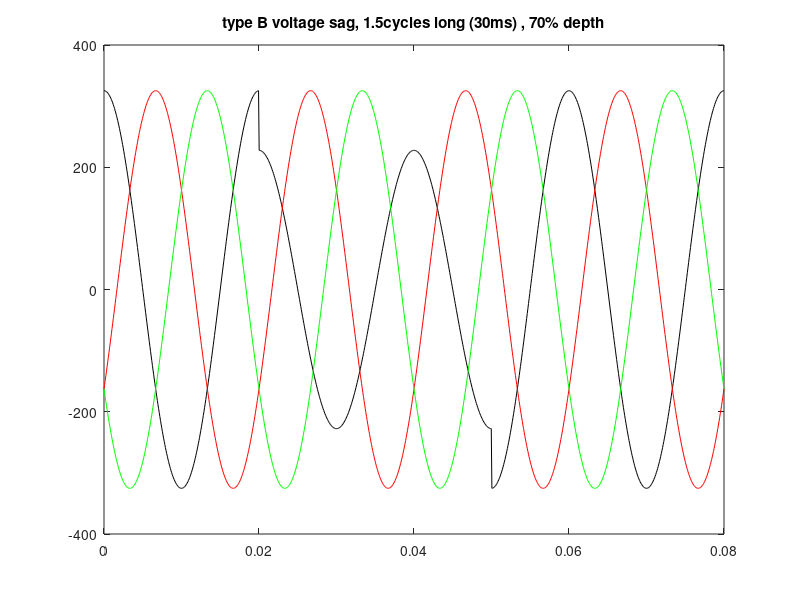
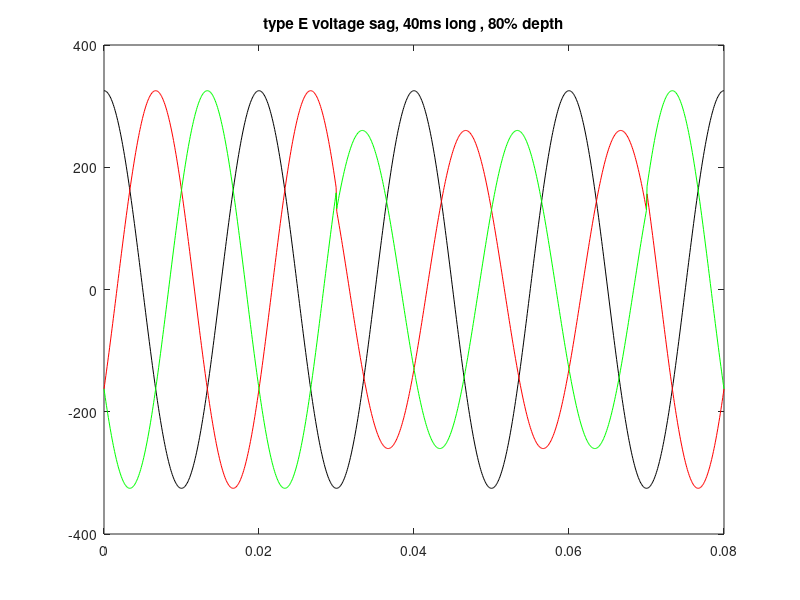

These charts were generated, in order, by the following MATLAB code:
function Prog5
%
% Identificar el tipo y las caracteristicas (tiempo de inicio, duracion
% y profundidad) del hueco de tension generado por el programa.
% Generar un hueco de tension de tipo E con tiempo de inicio 30 ms,
% duracion 40 ms y profundidad 80 %.
%
clear all
close all
f=50;
w=2*pi*f;
%
% Tensiones sinusoidales sin hueco.
%
Ua=230*exp(1j*0);
Ub=230*exp(1j*(-120*pi/180));
Uc=230*exp(1j*(120*pi/180));
%
% Tensiones sinusoidales con hueco.
%
h=0.7;
Uah=h*230*exp(1j*0);
Ubh=230*exp(1j*(-120*pi/180));
Uch=230*exp(1j*(120*pi/180));
%
% Se dibujan.
%
t = linspace(0, 4*(1/f), 1000);
va=zeros(length(t),1);
vb=zeros(length(t),1);
vc=zeros(length(t),1);

for k=1:length(t)
    if t(k) < (1/f)
        va(k) = sqrt(2)*abs(Ua)*cos((w*t(k))+angle(Ua));
        vb(k) = sqrt(2)*abs(Ub)*cos((w*t(k))+angle(Ub));
        vc(k) = sqrt(2)*abs(Uc)*cos((w*t(k))+angle(Uc));
    end
    if t(k) > (1/f) && t(k) < 2.5*(1/f)    
        va(k) = sqrt(2)*abs(Uah)*cos((w*t(k))+angle(Uah));
        vb(k) = sqrt(2)*abs(Ubh)*cos((w*t(k))+angle(Ubh));
        vc(k) = sqrt(2)*abs(Uch)*cos((w*t(k))+angle(Uch));
    end
    if t(k) > 2.5*(1/f)
        va(k) = sqrt(2)*abs(Ua)*cos((w*t(k))+angle(Ua));
        vb(k) = sqrt(2)*abs(Ub)*cos((w*t(k))+angle(Ub));
        vc(k) = sqrt(2)*abs(Uc)*cos((w*t(k))+angle(Uc));
    end
end

figure(1)
plot(t,va,'k')
hold on
plot(t,vb,'r')
plot(t,vc,'g')
title("type B voltage sag, 1.5cycles long (30ms) , 70% depth");



%
% hueco de tension de tipo E con tiempo de inicio 30 ms,
% duracion 40 ms y profundidad 80 %.%
h=0.8;
Uah=230*exp(1j*0);
Ubh=h*230*exp(1j*(-120*pi/180));
Uch=h*230*exp(1j*(120*pi/180));

initTime=0.030;
sagdurationTime=initTime+0.040;

for k=1:length(t)
    if t(k) < initTime
        va(k) = sqrt(2)*abs(Ua)*cos((w*t(k))+angle(Ua));
        vb(k) = sqrt(2)*abs(Ub)*cos((w*t(k))+angle(Ub));
        vc(k) = sqrt(2)*abs(Uc)*cos((w*t(k))+angle(Uc));
    end
    if t(k) > initTime && t(k) < sagdurationTime  
        va(k) = sqrt(2)*abs(Uah)*cos((w*t(k))+angle(Uah));
        vb(k) = sqrt(2)*abs(Ubh)*cos((w*t(k))+angle(Ubh));
        vc(k) = sqrt(2)*abs(Uch)*cos((w*t(k))+angle(Uch));
    end
    if t(k) > sagdurationTime
        va(k) = sqrt(2)*abs(Ua)*cos((w*t(k))+angle(Ua));
        vb(k) = sqrt(2)*abs(Ub)*cos((w*t(k))+angle(Ub));
        vc(k) = sqrt(2)*abs(Uc)*cos((w*t(k))+angle(Uc));
    end
end

figure(2)
plot(t,va,'k')
hold on
plot(t,vb,'r')
plot(t,vc,'g')
title("type E voltage sag, 40ms long , 80% depth");